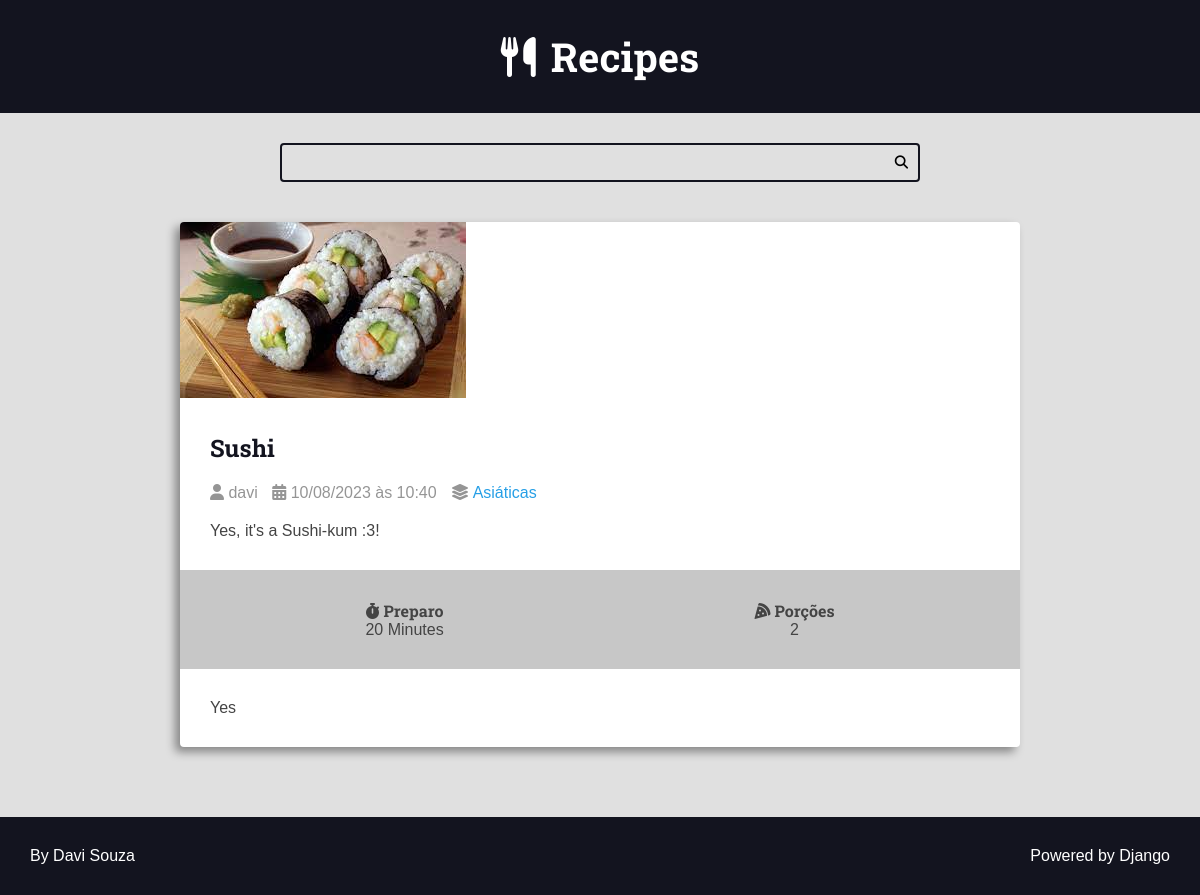
The app's page /recipes/sushi/, older data.
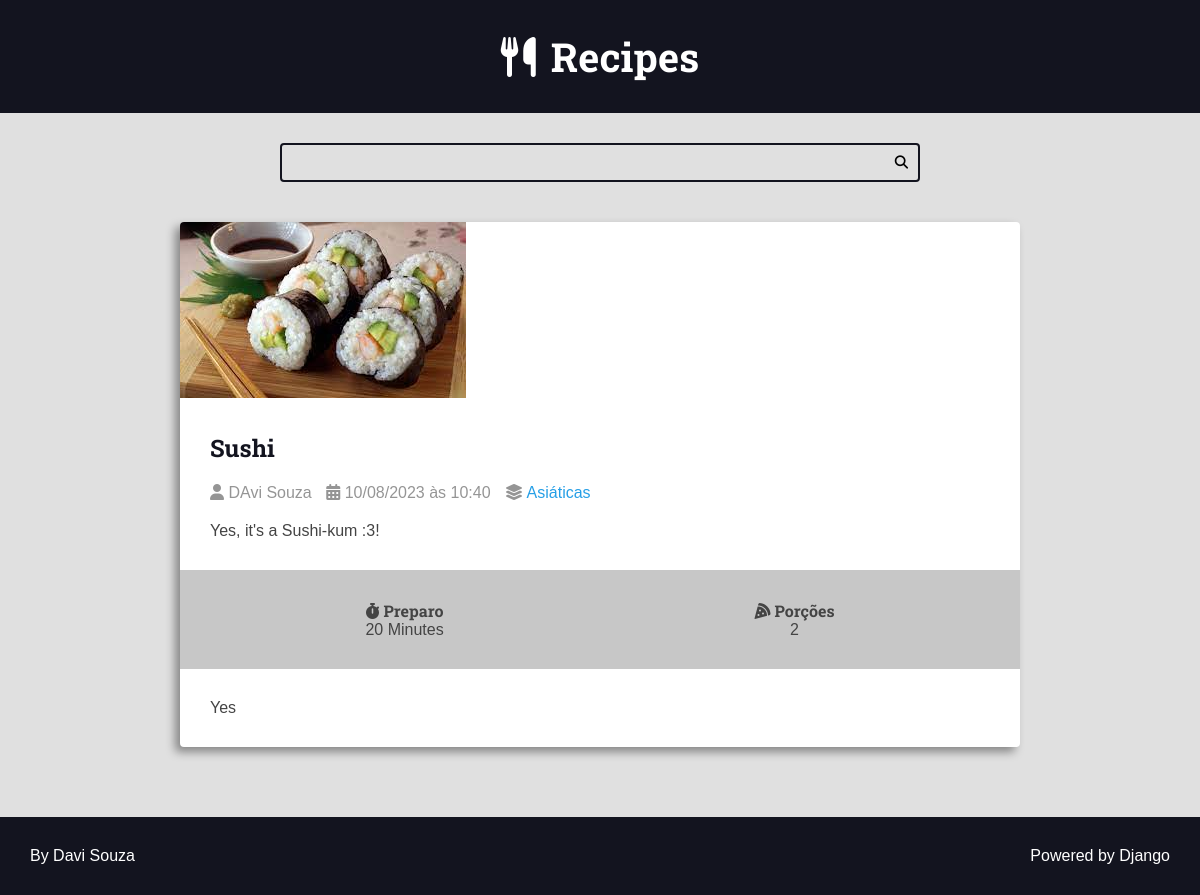
The same page, newer data.
### recipes/models.py (models this page shows, shortened)
class Recipe(models.Model):
    title = models.CharField(max_length=65)
    description = models.CharField(max_length=165)
    slug = models.SlugField(blank=True, unique=True)
    preparation_time = models.IntegerField()
    preparation_time_unit = models.CharField(max_length=65)
    servings = models.IntegerField()
    servings_unit = models.CharField(max_length=65)
    preparation_steps = models.TextField()
    preparation_steps_is_html = models.BooleanField(default=False)
    created_at = models.DateTimeField(auto_now_add=True)
    updated_at = models.DateTimeField(auto_now=True)
    is_published = models.BooleanField(default=False)
    cover = models.ImageField(
        upload_to='recipes/covers/%Y/%m/%d/', blank=True, null=True)
    category = models.ForeignKey(
        Category, on_delete=models.SET_NULL, null=True, blank=True,
        default=None)
    author = models.ForeignKey(
        User, on_delete=models.SET_NULL, null=True)

class Category(models.Model):
    name = models.CharField(max_length=65)

### recipes/views.py (the view)
# urls.py: path('recipes/<slug>/', views.recipe, name="recipe"),
def recipe(request, slug):
    context = {}
    if Recipe.objects.filter(slug=slug).exists():
        recipe = Recipe.objects.get(slug=slug)
        context = {
            'recipe': recipe,
            'title': f'{recipe.title} | ',
            'is_detail_page': True,
        }
        return render(request, 'recipes/pages/recipe.html', context)
    else:
        response = render(request, 'recipes/pages/404_error.html',
                          context={"title": "Recipe not found | ",
                                   'is_detail_page': True, })
        response.status_code = 404
        return response

### recipes/templates/recipes/pages/recipe.html (shortened to what this page needs)
{% extends 'global/base.html' %}
{% block content %}
    <div class="main-content main-content-detail container">
        {% include '../partials/recipe-cards.html' %}
    </div>
{% endblock content %}

### recipes/templates/recipes/partials/recipe-cards.html (shortened to what this page needs)
<div class="recipe recipe-list-item">
    <div class="recipe-cover">
        {% if recipe.cover %}
            <a href="{% url 'recipes:recipe' recipe.slug %}">
                <img src="{{recipe.cover.url}}" alt="Temp">
            </a>
        {% endif %}
    </div>
    <div class="recipe-title-container">
        <h2 class="recipe-title">
            <a href="{% url 'recipes:recipe' recipe.slug %}">
                {{recipe.title}}
            </a>
        </h2>
    </div>
    <div class="recipe-author">
        <span class="recipe-author-item">
            <i class="fas fa-user"></i>
                {% if recipe.author is not None %}
                    {% if recipe.author.first_name %}
                        {{recipe.author.first_name}} {{recipe.author.last_name}}
                    {% else %}
                        {{recipe.author.username}}
                    {% endif %}
                {% else %}
                    <em>Desconhecido</em>
                {% endif %}
        </span>
        <span class="recipe-author-item">
            <i class="fas fa-calendar-alt"></i>
            {{recipe.created_at|date:"d/m/Y"}} às {{recipe.created_at|date:"H:i"}}
        </span>
        {% if recipe.category is not None %}
            <span class="recipe-author-item">
                <i class="fas fa-layer-group"></i>
                <span> <a href="{% url 'recipes:category' recipe.category.id %}"> {{recipe.category.name}} </a> </span>
            </span>
        {% endif %}
    </div>
    <div class="recipe-content">
        <p> {{recipe.description}} </p>
    </div>
    <div class="recipe-meta-container">
        <div class="recipe-meta recipe-preparation">
            <h3 class="recipe-meta-title"><i class="fas fa-stopwatch"></i> Preparo</h3>
            <div class="recipe-meta-text">
                {{recipe.preparation_time}} {{recipe.preparation_time_unit}}
            </div>
        </div>
        <div class="recipe-meta recipe-servings">
            <h3 class="recipe-meta-title"><i class="fas fa-pizza-slice"></i> Porções</h3>
            <div class="recipe-meta-text">
                {{recipe.servings}} {{recipe.preparation_servings_unit}}
            </div>
        </div>
    </div>
    {% if is_detail_page %}
        <div class="preparation-steps">
            {% if recipe.preparation_steps_is_html %}
                {{recipe.preparation_steps|safe}}
            {% else %}
                {{recipe.preparation_steps}}
            {% endif %}
        </div>
    {% endif %}
</div>

Row changes from the older to the newer data that the page shows:
changed Recipe "Sushi": author.first_name (not shown) → "DAvi"; author.last_name (not shown) → "Souza"; author.username "davi" → (not shown)
